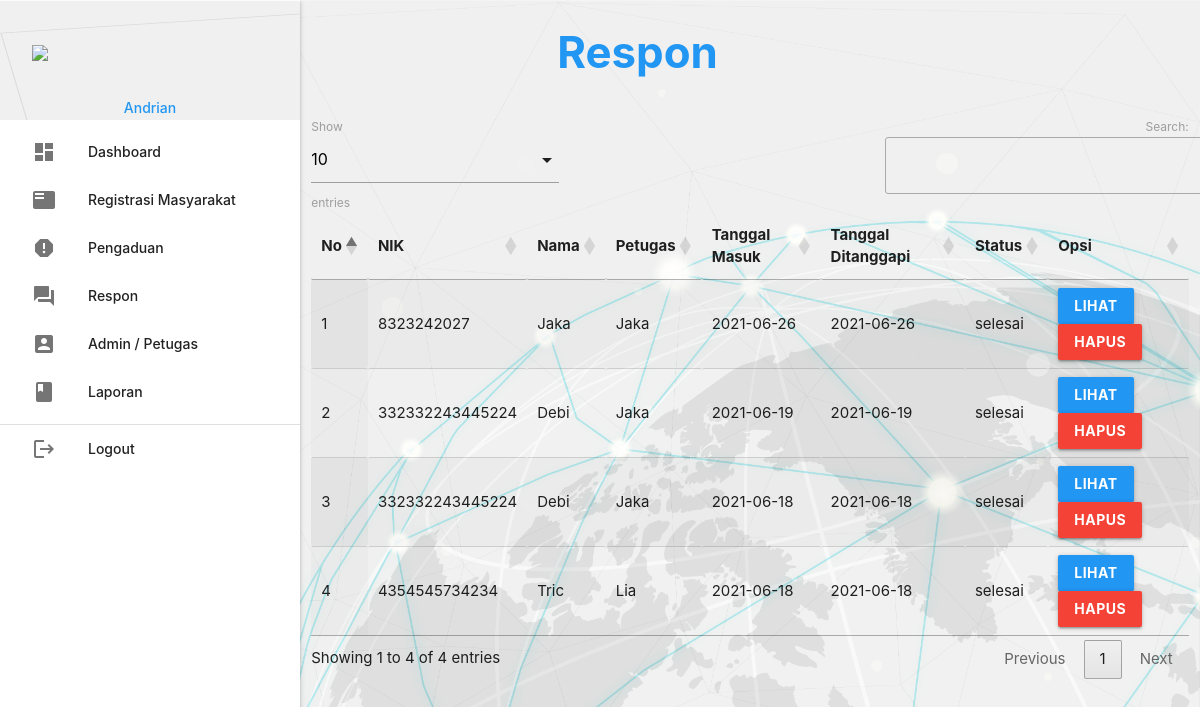
Page /admin/index.php?p=respon (signed in) on the committed database.
### tables this page shows
CREATE TABLE `pengaduan` (
  `id_pengaduan` int(5) NOT NULL,
  `tgl_pengaduan` varchar(20) NOT NULL,
  `nik` varchar(16) NOT NULL,
  `isi_laporan` text NOT NULL,
  `foto` varchar(255) NOT NULL,
  `status` enum('proses','selesai') NOT NULL
);

CREATE TABLE `masyarakat` (
  `nik` varchar(16) NOT NULL,
  `nama` varchar(35) NOT NULL,
  `username` varchar(25) NOT NULL,
  `password` varchar(255) NOT NULL,
  `telp` varchar(13) NOT NULL
);

CREATE TABLE `petugas` (
  `id_petugas` int(5) NOT NULL,
  `nama_petugas` varchar(30) NOT NULL,
  `username` varchar(30) NOT NULL,
  `password` varchar(255) NOT NULL,
  `telp_petugas` varchar(13) NOT NULL,
  `level` enum('admin','petugas') NOT NULL
);

CREATE TABLE `tanggapan` (
  `id_tanggapan` int(5) NOT NULL,
  `id_pengaduan` int(5) NOT NULL,
  `tgl_tanggapan` varchar(20) NOT NULL,
  `tanggapan` text NOT NULL,
  `id_petugas` int(5) NOT NULL
);

### admin/respon.php (the view, shortened to what this page needs)
       <div class="row">
         <div class="col s12 m9">
           <h3 class="blue-text"style="text-align:center"><b>Respon</h3></b>
         </div>
       </div>
       <table id="example" class="display responsive-table" style="width:100%">
         <thead>
             <tr>
			<th>No</th>
			<th>NIK</th>
			<th>Nama</th>
			<th>Petugas</th>
			<th>Tanggal Masuk</th>
			<th>Tanggal Ditanggapi</th>
			<th>Status</th>
			<th>Opsi</th>
             </tr>
         </thead>
         <tbody>
<?php
	$no=1;
	$query = mysqli_query($koneksi,"SELECT * FROM pengaduan INNER JOIN masyarakat ON pengaduan.nik=masyarakat.nik INNER JOIN tanggapan ON pengaduan.id_pengaduan=tanggapan.id_pengaduan INNER JOIN petugas ON tanggapan.id_petugas=petugas.id_petugas ORDER BY tanggapan.id_pengaduan DESC");
	while ($r=mysqli_fetch_assoc($query)) { ?>
	<tr>
		<td><?php echo $no++; ?></td>
		<td><?php echo $r['nik']; ?></td>
		<td><?php echo $r['nama']; ?></td>
		<td><?php echo $r['nama_petugas']; ?></td>
		<td><?php echo $r['tgl_pengaduan']; ?></td>
		<td><?php echo $r['tgl_tanggapan']; ?></td>
		<td><?php echo $r['status']; ?></td>
		<td><a class="btn blue modal-trigger" href="#more?id_tanggapan=<?php echo $r['id_tanggapan'] ?>"><b>Lihat</a></b> <a class="btn red" onclick="return confirm('Anda Yakin Ingin Menghapus Ya/Tidak')" href="index.php?p=tanggapan_hapus&id_tanggapan=<?php echo $r['id_tanggapan'] ?>"><b>Hapus</a></b></td>
	</tr>
           <?php  }
            ?>
         </tbody>
       </table>

### rows in the picture
pengaduan: masyarakat.nik "8323242027", masyarakat.nama "Jaka", petugas.nama_petugas "Jaka", tgl_pengaduan "2021-06-26", tanggapan.tgl_tanggapan "2021-06-26", status "selesai"
pengaduan: masyarakat.nik "332332243445224", masyarakat.nama "Debi", petugas.nama_petugas "Jaka", tgl_pengaduan "2021-06-19", tanggapan.tgl_tanggapan "2021-06-19", status "selesai"
pengaduan: masyarakat.nik "332332243445224", masyarakat.nama "Debi", petugas.nama_petugas "Jaka", tgl_pengaduan "2021-06-18", tanggapan.tgl_tanggapan "2021-06-18", status "selesai"
pengaduan: masyarakat.nik "4354545734234", masyarakat.nama "Tric", petugas.nama_petugas "Lia", tgl_pengaduan "2021-06-18", tanggapan.tgl_tanggapan "2021-06-18", status "selesai"

### other values in the picture
$_SESSION['data']['nama_petugas'] "Andrian"
